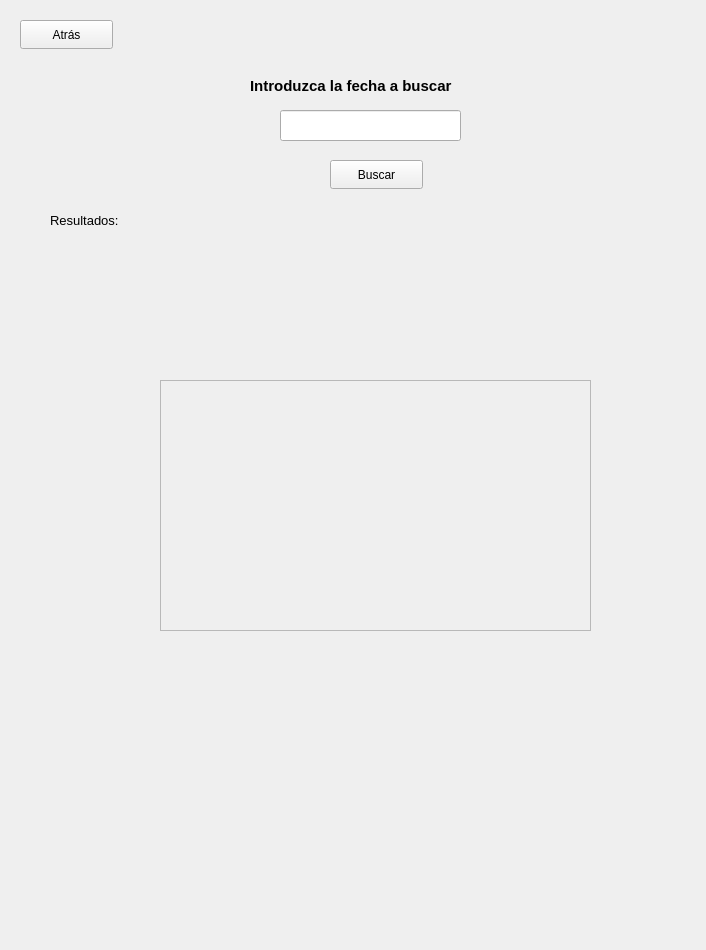
<?xml version="1.0" encoding="UTF-8"?>
<ui version="4.0">
 <class>busquedaFecha</class>
 <widget class="QWidget" name="busquedaFecha">
  <property name="geometry">
   <rect>
    <x>0</x>
    <y>0</y>
    <width>706</width>
    <height>950</height>
   </rect>
  </property>
  <property name="windowTitle">
   <string>Form</string>
  </property>
  <widget class="QPushButton" name="btn_atras">
   <property name="geometry">
    <rect>
     <x>20</x>
     <y>20</y>
     <width>93</width>
     <height>29</height>
    </rect>
   </property>
   <property name="text">
    <string>Atrás</string>
   </property>
  </widget>
  <widget class="QPushButton" name="btn_buscar">
   <property name="geometry">
    <rect>
     <x>330</x>
     <y>160</y>
     <width>93</width>
     <height>29</height>
    </rect>
   </property>
   <property name="text">
    <string>Buscar</string>
   </property>
  </widget>
  <widget class="QLabel" name="label">
   <property name="geometry">
    <rect>
     <x>250</x>
     <y>70</y>
     <width>251</width>
     <height>31</height>
    </rect>
   </property>
   <property name="font">
    <font>
     <pointsize>11</pointsize>
     <bold>true</bold>
    </font>
   </property>
   <property name="text">
    <string>Introduzca la fecha a buscar</string>
   </property>
  </widget>
  <widget class="QLineEdit" name="respuesta">
   <property name="geometry">
    <rect>
     <x>280</x>
     <y>110</y>
     <width>181</width>
     <height>31</height>
    </rect>
   </property>
  </widget>
  <widget class="QLabel" name="label_2">
   <property name="geometry">
    <rect>
     <x>50</x>
     <y>210</y>
     <width>91</width>
     <height>21</height>
    </rect>
   </property>
   <property name="font">
    <font>
     <pointsize>10</pointsize>
    </font>
   </property>
   <property name="text">
    <string>Resultados:</string>
   </property>
  </widget>
  <widget class="QLabel" name="resultados">
   <property name="geometry">
    <rect>
     <x>180</x>
     <y>260</y>
     <width>321</width>
     <height>71</height>
    </rect>
   </property>
   <property name="text">
    <string/>
   </property>
   <property name="alignment">
    <set>Qt::AlignHCenter|Qt::AlignTop</set>
   </property>
  </widget>
  <widget class="QScrollArea" name="scroll_resultados">
   <property name="geometry">
    <rect>
     <x>160</x>
     <y>380</y>
     <width>431</width>
     <height>251</height>
    </rect>
   </property>
   <property name="widgetResizable">
    <bool>true</bool>
   </property>
   <widget class="QWidget" name="scrollAreaWidgetContents">
    <property name="geometry">
     <rect>
      <x>0</x>
      <y>0</y>
      <width>429</width>
      <height>249</height>
     </rect>
    </property>
   </widget>
  </widget>
 </widget>
 <resources/>
 <connections/>
</ui>
